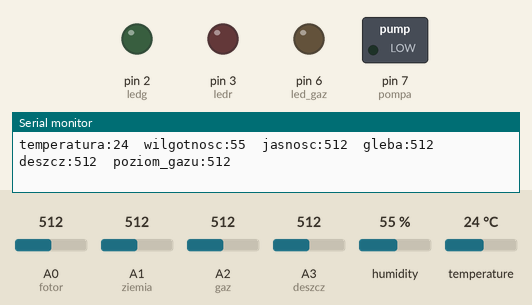
A sketch run on a simulated Arduino Uno, built with avr-gcc and run on an emulated ATmega328P. Shown: switched loads named in the sketch (green lamp = pin HIGH), output pins drawn as LEDs (lit = HIGH), the last lines printed to the serial monitor. The inputs (shaded band) are chosen by the test bench; at power-on: A0 (fotor) = 512, A2 (gaz) = 512, A1 (ziemia) = 512, A3 (deszcz) = 512, humidity 55 %, temperature 24 °C.

Above: at 1.2 s.
1.3 s: A0 (fotor) set to 687
7.4 s: A0 (fotor) set to 709
At 8.5 s:
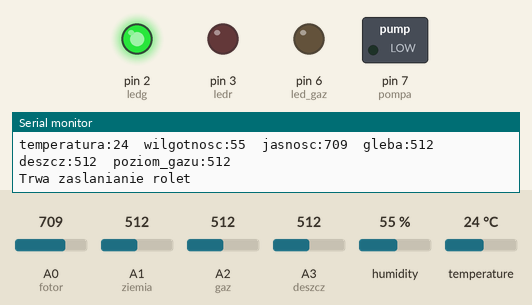
11.0 s: A2 (gaz) set to 786
17.1 s: A2 (gaz) set to 816
At 18.2 s:
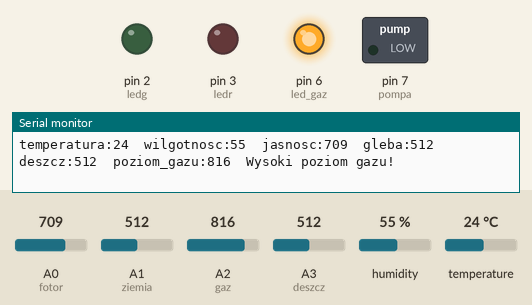
18.7 s: A1 (ziemia) set to 984
24.8 s: A1 (ziemia) set to 1015
At 25.6 s:
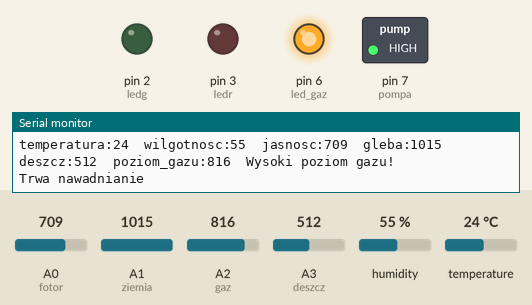
Timing chart, 0 to 27.5 s (numbered marks = the images above; inputs shaded):
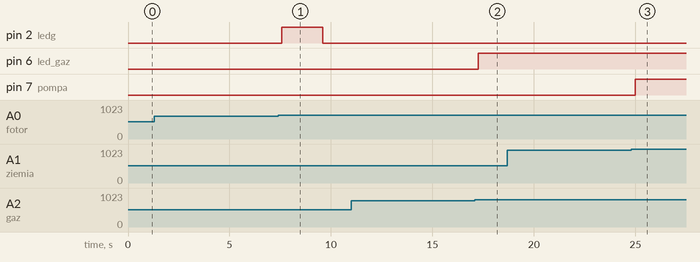

Measured:
- the behaviour switches between 700 and 701 on A0 (fotor) (found by bisection; images 0 and 1)
- the behaviour switches between 800 and 801 on A2 (gaz) (found by bisection; images 1 and 2)
- the behaviour switches between 1000 and 1001 on A1 (ziemia) (found by bisection; images 2 and 3)
- after the input at 7.4 s, pin 2 (ledg): LOW → HIGH after 0.17 s, → LOW 2.0 s later
- after the input at 17.1 s, pin 6 (led_gaz): LOW → HIGH after 0.16 s
- after the input at 24.8 s, pin 7 (pompa): LOW → HIGH after 0.21 s

The sketch:

Inteligentny_dom.ino
```cpp
#include <EtherCard.h> //dodanie biblioteki do modulu sieciowego
#include "DHT.h" //dodanie biblioteki do czujniuka temp i wilg
#define DHTPIN 9 //definiowanie czujnika dht11
#define DHTTYPE DHT11


//do modulu sieciowego
#define STATIC 0
#if STATIC
static byte myip[] = { 192,168,1,200 };
static byte gwip[] = { 192,168,1,1 };
#endif

static byte mymac[] = { 0x74,0x69,0x69,0x2D,0x30,0x31 };
byte Ethernet::buffer[4096];
BufferFiller bfill;


int rh, rt, fot1, ziemia1, gaz1, deszcz1; //deklaracja zmiennych

//definiowanie portow
int ledr = 3; //RGB RED
int ledg = 2; //RGB GREEN
//int ledb = 4; //RGB BLUE
int fotor = A0; // fotorezystor
int ziemia = A1; //czujnik gleby
int pompa = 7; //pompa do nawadniania kwiatka
int gaz = A2; //czujnik gazu
int led_gaz = 6;
int deszcz = A3;
bool zamykanie = false;
//uruchamianie czujnika dht
DHT dht(DHTPIN, DHTTYPE);


void setup(){

  pinMode(ledr, OUTPUT);
  pinMode(ledg, OUTPUT);
  pinMode(pompa, OUTPUT);
  pinMode(led_gaz, OUTPUT);


  digitalWrite(ledr, LOW);
  digitalWrite(ledg, LOW);
  digitalWrite(pompa, LOW);
  digitalWrite(led_gaz, LOW);

  Serial.begin(9600);
  Serial.println("Start programu");

  dht.begin();


  if (ether.begin(sizeof Ethernet::buffer, mymac, 53) == 0)
    Serial.println( "Failed to access Ethernet controller");
#if STATIC
  ether.staticSetup(myip, gwip);
#else
  if (!ether.dhcpSetup())
    Serial.println("DHCP failed");
#endif
  Serial.println("Polaczono");
  ether.printIp("IP:  ", ether.myip);
  ether.printIp("GW:  ", ether.gwip);
  ether.printIp("DNS: ", ether.dnsip);
  Serial.println("");
  Serial.println("");
}

//strona html
static word strona()
{
bfill = ether.tcpOffset();
  bfill.emit_p(PSTR(
"HTTP/1.0 503 Service Unavailable\r\n"
"Content-Type: text/html\r\n"
"Retry-After: 600\r\n"
"\r\n"
"<html lang='pl'>"
  "<head><meta charset='utf-8'><title>"
    "Arduino"
  "</title></head>"
  "<body style='font-size:30; text-align:center; background-color:#FFAE42;'>"
    "<h3>Strona z arduino</h3>"
	  "Temperatura: $D <br> "
	  "Wilgorność: $D<br>"
    "Jasność: $D<br>"
    "Wilgotność gleby: $D<br>"
    "Poziom gazu: $D<br>"
    "Deszcz: $D<br>"

    "<p style='color:green; font-size:40'>"
    "<script>"
      "if ($D > 800) {document.write('Brak opadów');}"
      "else {document.write('Pada deszcz');}"
    "</script></p>"

    "<p style='color:red; font-size:40'>"
    "<script>"
      "if ($D > 800) {document.write('Wysoki poziom gazu!');}"
    "</script></p>"


  "</body>"
"</html>"

),
rt, rh, fot1, ziemia1, gaz1, deszcz1, deszcz1, gaz1); //zmienne ktore sa na stronie
  return bfill.position();
}


void loop(){

//definiowanie zmiennych do odczytu czujnikow
  rt = dht.readTemperature();
  rh = dht.readHumidity();


//definiowanie zmiennych do odczytu analogowych czujnika wilg gleby i fotorezystora
  fot1 = analogRead(fotor);
  ziemia1 = analogRead(ziemia);
  gaz1 = analogRead(gaz);
  deszcz1 = analogRead(deszcz);

  //delay(100);

//wyswietlanie w serial monitorze odczytow z czujnikow
  Serial.print("temperatura:");
  Serial.print(rt);
  Serial.print("  wilgotnosc:");
  Serial.print(rh);
  Serial.print("  jasnosc:");
  Serial.print(fot1);
  Serial.print("  gleba:");
  Serial.print(ziemia1);
  Serial.print("  deszcz:");
  Serial.print(deszcz1);
  Serial.print("  poziom_gazu:");
  //Serial.println(gaz1);

//gaz
  if (gaz1 > 800)
  {
    Serial.print(gaz1);
    Serial.println("  Wysoki poziom gazu!") ;
    digitalWrite(led_gaz, HIGH);
  }
  else
  {
    Serial.println(gaz1);
    digitalWrite(led_gaz, LOW);
  }

//kwiatek
  if(ziemia1 > 1000) //980 wartosc zeby nie zalaczala sie pompa
  {
    digitalWrite(pompa, HIGH);
    Serial.println("Trwa nawadnianie");
    delay(2000);
  }
  else
  {
    digitalWrite(pompa, LOW);
  }


//rolety
  if(!zamykanie){
    if(fot1 > 700 && !zamykanie)
    {
      //zamykanie
      digitalWrite(ledg, HIGH);
      Serial.println("Trwa zaslanianie rolet");
      delay(2000);
      digitalWrite(ledg, LOW);
      zamykanie = true;
    }
  }
    else if (fot1 < 300)
  {
    //otwieranie
    digitalWrite(ledr, HIGH);
    Serial.println("Trwa otwieranie rolet");
    delay(2000);
    digitalWrite(ledr, LOW);
    zamykanie = false;
  }


//wyswitlanie strony internetowej
  word len = ether.packetReceive();
  word pos = ether.packetLoop(len);


//zamkniecie wywolania strony
  if (pos){
    ether.httpServerReply(strona());
  }


}
```
